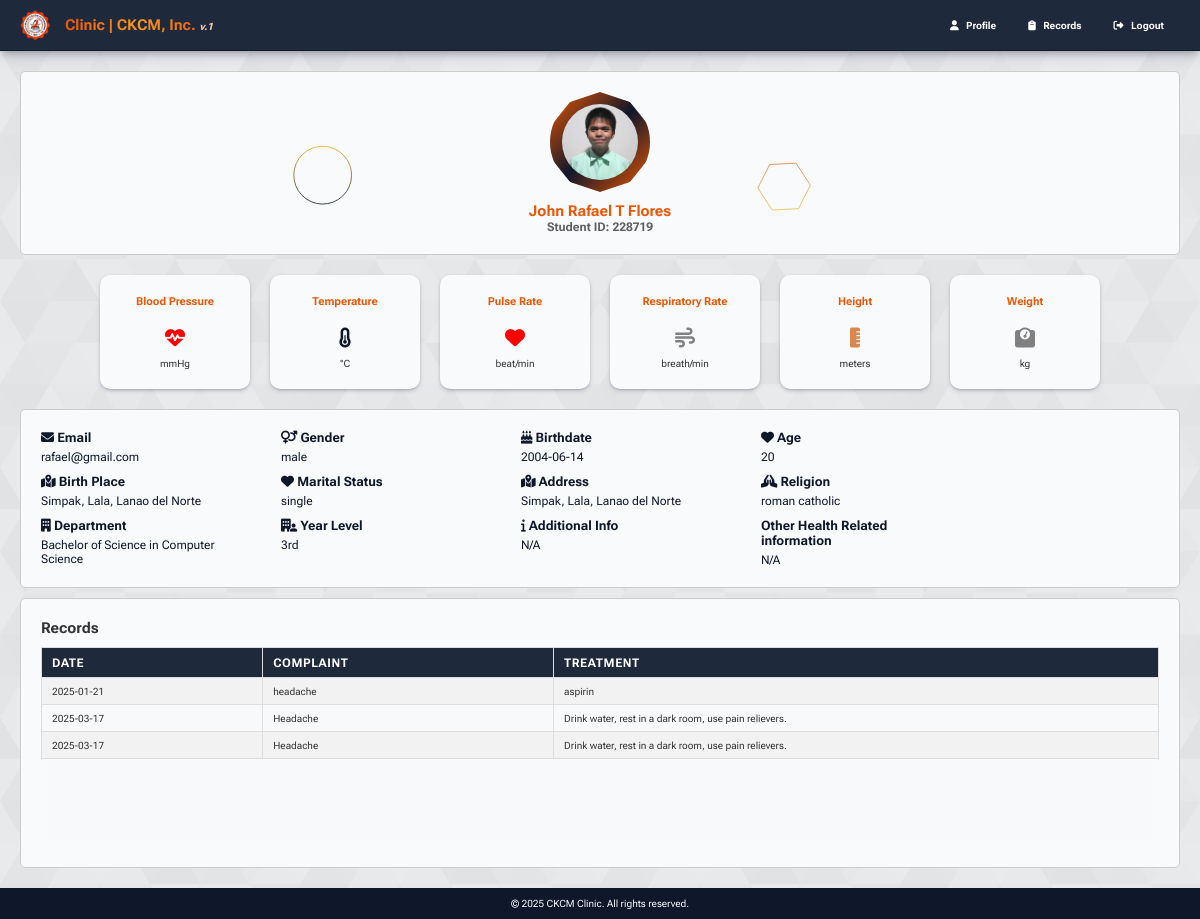
The page /student_dashboard.php (signed in) on the database its author committed.
### tables this page shows
CREATE TABLE `record_tbl` (
  `record_id` int(11) NOT NULL,
  `student_id` bigint(255) NOT NULL,
  `record_date` date NOT NULL,
  `record_time` time NOT NULL,
  `student_name` text NOT NULL,
  `student_department` text NOT NULL,
  `chief_complaint` text NOT NULL,
  `treatment` text NOT NULL,
  `medicine_taken` text NOT NULL
);

### student_dashboard.php (the view, shortened to what this page needs)
<?php
require 'config/db_connect.php';
$student_id = $_SESSION['student']['student_id'];
$sql = "SELECT `record_id`, `record_date`, `student_name`, `student_department`, `chief_complaint`, `treatment`
        FROM `record_tbl`
        WHERE `student_id` = ?";
$stmt = $conn->prepare($sql);
$stmt->bind_param("s", $student_id);
$stmt->execute();
$records = $stmt->get_result();
?>
<!DOCTYPE html>
<html lang="en">
<head>
    <link rel="stylesheet" href="css/main.css?v=<?php echo time(); ?>">
</head>
<body>
    <?php include 'nav.php'; ?>
    <main>
        <section class="profile-overview" id="profile">
            <div class="profile-container">
                <div class="profile-pic">
                    <img id="profilePicture" src="student_pic/<?php echo $_SESSION['student']['profile_picture']; ?>" alt="Profile Picture">
                    <label for=""><?php echo $_SESSION['student']['first_name'] . ' ' . $_SESSION['student']['middle_name'] . ' ' . $_SESSION['student']['last_name'] . ' ' . $_SESSION['student']['extension']; ?></label>
                    <p>Student ID: <?php echo $_SESSION['student']['student_id']; ?></p>
                </div>
                <div class="vital-signs-container">
                    <div class="vital-signs">
                        <label for="">Blood Pressure</label>
                        <i class="fas fa-heartbeat"></i>
                        <p><?php echo $_SESSION['student']['blood_pressure']; ?> mmHg</p>
                    </div>
                    <div class="vital-signs">
                        <label for="">Temperature</label>
                        <i class="fas fa-thermometer-half"></i>
                        <p><?php echo $_SESSION['student']['temperature']; ?> °C</p>
                    </div>
                    <div class="vital-signs">
                        <label for="">Pulse Rate</label>
                        <i class="fas fa-heart"></i>
                        <p><?php echo $_SESSION['student']['pulse_rate']; ?> beat/min</p>
                    </div>
                    <div class="vital-signs">
                        <label for="">Respiratory Rate</label>
                        <i class="fas fa-wind"></i>
                        <p><?php echo $_SESSION['student']['respiratory_rate']; ?> breath/min</p>
                    </div>
                    <div class="vital-signs">
                        <label for="">Height</label>
                        <i class="fas fa-ruler-vertical"></i>
                        <p><?php echo $_SESSION['student']['height']; ?> meters</p>
                    </div>
                    <div class="vital-signs">
                        <label for="">Weight</label>
                        <i class="fas fa-weight"></i>
                        <p><?php echo $_SESSION['student']['weight']; ?> kg</p>
                    </div>
                </div>
                <div class="student-info">
                    <div class="info-container">
                        <label for=""><i class="fa-solid fa-envelope"></i> Email</label>
                        <p><?php echo $_SESSION['student']['email']; ?></p>
                    </div>
                    <div class="info-container">
                        <label for=""><i class="fa-solid fa-venus-mars"></i> Gender</label>
                        <p><?php echo $_SESSION['student']['gender']; ?></p>
                    </div>
                    <div class="info-container">
                        <label for=""><i class="fa-solid fa-cake-candles"></i> Birthdate</label>
                        <p><?php echo $_SESSION['student']['birthdate']; ?></p>
                    </div>
                    <div class="info-container">
                        <label for=""><i class="fa-solid fa-heart"></i> Age</label>
                        <p><?php echo $_SESSION['student']['age']; ?></p>
                    </div>
                    <div class="info-container">
                        <label for=""><i class="fa-solid fa-map-location-dot"></i> Birth Place</label>
                        <p><?php echo $_SESSION['student']['birth_place']; ?></p>
                    </div>
                    <div class="info-container">
                        <label for=""><i class="fa-solid fa-heart"></i> Marital Status</label>
                        <p><?php echo $_SESSION['student']['marital_status']; ?></p>
                    </div>
                    <div class="info-container">
                        <label for=""><i class="fa-solid fa-map-location-dot"></i> Address</label>
                        <p><?php echo $_SESSION['student']['address']; ?></p>
                    </div>
                    <div class="info-container">
                        <label for=""><i class="fa-solid fa-hands-praying"></i> Religion</label>
                        <p><?php echo $_SESSION['student']['religion']; ?></p>
                    </div>
                    <div class="info-container">
                        <label for=""><i class="fa-solid fa-building"></i> Department</label>
                        <p><?php echo $_SESSION['student']['department']; ?></p>
                    </div>
                    <div class="info-container">
                        <label for=""><i class="fa-solid fa-building-user"></i> Year Level</label>
                        <p><?php echo $_SESSION['student']['year_level']; ?></p>
                    </div>
                    <div class="info-container">
                        <label for=""><i class="fa-solid fa-info"></i> Additional Info</label>
                        <p><?php echo !empty($_SESSION['student']['additional_info']) ? $_SESSION['student']['additional_info'] : 'N/A'; ?></p>
                    </div>
                    <div class="info-container">
                        <label for="">Other Health Related information</label>
                        <p><?php echo !empty($_SESSION['student']['health_record']) ? $_SESSION['student']['additional_info'] : 'N/A'; ?></p>
                    </div>
                </div>
            </div>
            <div class="record-overview" id="records">
                <div class="record-header">
                    <h2>Records</h2>
                </div>
                <div class="record-container">
                    <?php if ($records->num_rows > 0): ?>
                        <table class="record-table">
                            <thead>
                                <tr>
                                    <th>Date</th>
                                    <th>Complaint</th>
                                    <th>Treatment</th>
                                </tr>
                            </thead>
                            <tbody>
                                <?php while ($record = $records->fetch_assoc()): ?>
                                    <tr>
                                        <td><?php echo htmlspecialchars($record['record_date']); ?></td>
                                        <td><?php echo htmlspecialchars($record['chief_complaint']); ?></td>
                                        <td><?php echo htmlspecialchars($record['treatment']); ?></td>
                                    </tr>
                                <?php endwhile; ?>
                            </tbody>
                        </table>
                    <?php else: ?>
                        <p>No records found.</p>
                    <?php endif; ?>
                </div>
            </div>
        </section>
    </main>
    <footer class="dashboard-footer">
        <p>&copy; <?php echo date("Y"); ?> CKCM Clinic. All rights reserved.</p>
    </footer>
</body>
</html>

### css/main.css (style rules this page uses)
:root { font-size: 62.5%; --text-color: #0F172A; --text-hover: #0f172acb; --text-hover2: #dfdfdf; --text-color2: #606060; --background-color: #F8F9FA; --background-color2: #DEE2E6; --border-color: #CCCCCC; --color1: #EB5704; --color1b: #b54200; --color2: #EBB009; --color2b: #c18f05; --color3: #0F172A; --color3b: #1E293B; --color4: #F8FAFC; --color5: rgb(0, 0, 170); --color6: red; --color6b: rgba(255, 0, 0, 0.741); --button-bg: #0F172A; --button-text: #F8FAFC; }
* { margin: 0; padding: 0; box-sizing: border-box; scroll-behavior: smooth; font-family: "Roboto Flex", serif; }
body { font-family: Arial, sans-serif; background-color: var(--background-color2); display: flex; }
table tbody tr:nth-child(even) { background-color: var(--background-color); }
table tbody tr:nth-child(odd) { background-color: var(--background-color2); }
th, td { border: 1px solid var(--border-color); padding: 10px; text-align: left; font-size: 0.95rem; vertical-align: middle; }
td { border-left: 0; border-right: 0; }
table th { background-color: var(--color3b); color: white; font-weight: bold; text-transform: uppercase; letter-spacing: 0.05em; position: sticky; top: 0; z-index: 1; }
tbody tr:nth-child(even) { background-color: var(--background-color); }
tbody tr:nth-child(odd) { background-color: var(--background-color); }
table td { color: var(--text-color); word-wrap: break-word; max-width: 200px; overflow: hidden; text-overflow: ellipsis; }

### nav.php (style rules this page uses)
@media (min-width: 768px) { .vital-signs-container { display: flex; gap: 10px; flex-wrap: wrap; justify-content: center; flex-direction: row; } }

### student_dashboard.php (style rules this page uses)
.vital-signs-container { padding: 20px; display: flex; gap: 20px; flex-wrap: wrap; justify-content: center; animation: fadeIn 0.6s ease-in-out; }
.vital-signs { background-color: var(--color4); border-radius: 10px; padding: 20px; width: 150px; text-align: center; box-shadow: rgba(50, 50, 93, 0.25) 0px 2px 5px -1px, rgba(0, 0, 0, 0.3) 0px 1px 3px -1px; transition: transform 0.3s, box-shadow 0.3s; animation: fadeIn 0.6s ease-in-out; }
.vital-signs label { font-weight: bold; margin-bottom: 10px; display: block; font-size: 1.1rem; color: var(--color1); }
.vital-signs i { font-size: 2rem; margin: 10px 0; color: var(--color3); }
.vital-signs:nth-child(1) i { animation: heartbeat 1.5s infinite ease-in-out; color: red; }
.vital-signs:nth-child(2) i { animation: swing 2s infinite linear; }
.vital-signs:nth-child(3) i { animation: heartbeat 1.2s infinite ease-in-out; color: red; }
.vital-signs:nth-child(4) i { animation: float 3s infinite ease-in-out; color: gray; }
.vital-signs:nth-child(5) i { animation: scale-up 2s infinite alternate; color: #d8874d; }
.vital-signs:nth-child(6) i { animation: swing 1.5s infinite ease-in-out; color: gray; }

### rows shown on the page
record_tbl: record_date "2025-01-21", chief_complaint "headache", treatment "aspirin"
record_tbl: record_date "2025-03-17", chief_complaint "Headache", treatment "Drink water, rest in a dark room, use pain relievers."
record_tbl: record_date "2025-03-17", chief_complaint "Headache", treatment "Drink water, rest in a dark room, use pain relievers."

### other values the page prints
$_SESSION['student']['first_name'] "John Rafael"
$_SESSION['student']['middle_name'] "T"
$_SESSION['student']['last_name'] "Flores"
$_SESSION['student']['student_id'] "228719"
$_SESSION['student']['email'] "rafael@gmail.com"
$_SESSION['student']['gender'] "male"
$_SESSION['student']['birthdate'] "2004-06-14"
$_SESSION['student']['age'] "20"
$_SESSION['student']['birth_place'] "Simpak, Lala, Lanao del Norte"
$_SESSION['student']['marital_status'] "single"
$_SESSION['student']['address'] "Simpak, Lala, Lanao del Norte"
$_SESSION['student']['religion'] "roman catholic"
$_SESSION['student']['department'] "Bachelor of Science in Computer Science"
$_SESSION['student']['year_level'] "3rd"
